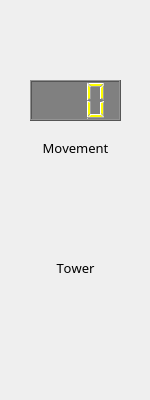
<?xml version="1.0" encoding="UTF-8"?>
<ui version="4.0">
 <class>TankInfoWidget</class>
 <widget class="QWidget" name="TankInfoWidget">
  <property name="geometry">
   <rect>
    <x>0</x>
    <y>0</y>
    <width>150</width>
    <height>400</height>
   </rect>
  </property>
  <property name="sizePolicy">
   <sizepolicy hsizetype="Preferred" vsizetype="Fixed">
    <horstretch>0</horstretch>
    <verstretch>0</verstretch>
   </sizepolicy>
  </property>
  <property name="minimumSize">
   <size>
    <width>150</width>
    <height>400</height>
   </size>
  </property>
  <property name="maximumSize">
   <size>
    <width>150</width>
    <height>400</height>
   </size>
  </property>
  <property name="font">
   <font>
    <family>Sans Serif</family>
    <stylestrategy>PreferAntialias</stylestrategy>
   </font>
  </property>
  <widget class="QLabel" name="towerDown">
   <property name="geometry">
    <rect>
     <x>60</x>
     <y>340</y>
     <width>31</width>
     <height>31</height>
    </rect>
   </property>
   <property name="text">
    <string/>
   </property>
   <property name="pixmap">
    <pixmap>../images/ball_grey.gif</pixmap>
   </property>
  </widget>
  <widget class="QLabel" name="towerUp">
   <property name="geometry">
    <rect>
     <x>60</x>
     <y>280</y>
     <width>31</width>
     <height>31</height>
    </rect>
   </property>
   <property name="text">
    <string/>
   </property>
   <property name="pixmap">
    <pixmap>../images/ball_grey.gif</pixmap>
   </property>
  </widget>
  <widget class="QLabel" name="label_2">
   <property name="geometry">
    <rect>
     <x>20</x>
     <y>138</y>
     <width>111</width>
     <height>20</height>
    </rect>
   </property>
   <property name="font">
    <font>
     <pointsize>10</pointsize>
     <italic>false</italic>
     <kerning>false</kerning>
    </font>
   </property>
   <property name="text">
    <string>Movement</string>
   </property>
   <property name="alignment">
    <set>Qt::AlignCenter</set>
   </property>
  </widget>
  <widget class="QLabel" name="moveUp">
   <property name="geometry">
    <rect>
     <x>60</x>
     <y>160</y>
     <width>31</width>
     <height>31</height>
    </rect>
   </property>
   <property name="text">
    <string/>
   </property>
   <property name="pixmap">
    <pixmap>../images/ball_grey.gif</pixmap>
   </property>
  </widget>
  <widget class="QLabel" name="moveLeft">
   <property name="geometry">
    <rect>
     <x>30</x>
     <y>190</y>
     <width>31</width>
     <height>31</height>
    </rect>
   </property>
   <property name="text">
    <string/>
   </property>
   <property name="pixmap">
    <pixmap>../images/ball_grey.gif</pixmap>
   </property>
  </widget>
  <widget class="QLabel" name="fireButton">
   <property name="geometry">
    <rect>
     <x>60</x>
     <y>310</y>
     <width>31</width>
     <height>31</height>
    </rect>
   </property>
   <property name="text">
    <string/>
   </property>
   <property name="pixmap">
    <pixmap>../images/ball_grey.gif</pixmap>
   </property>
  </widget>
  <widget class="QLabel" name="label">
   <property name="geometry">
    <rect>
     <x>20</x>
     <y>258</y>
     <width>111</width>
     <height>20</height>
    </rect>
   </property>
   <property name="font">
    <font>
     <pointsize>10</pointsize>
     <italic>false</italic>
     <kerning>false</kerning>
    </font>
   </property>
   <property name="text">
    <string>Tower</string>
   </property>
   <property name="alignment">
    <set>Qt::AlignCenter</set>
   </property>
  </widget>
  <widget class="QLabel" name="towerRight">
   <property name="geometry">
    <rect>
     <x>90</x>
     <y>310</y>
     <width>31</width>
     <height>31</height>
    </rect>
   </property>
   <property name="text">
    <string/>
   </property>
   <property name="pixmap">
    <pixmap>../images/ball_grey.gif</pixmap>
   </property>
  </widget>
  <widget class="QLabel" name="moveRight">
   <property name="geometry">
    <rect>
     <x>90</x>
     <y>190</y>
     <width>31</width>
     <height>31</height>
    </rect>
   </property>
   <property name="text">
    <string/>
   </property>
   <property name="pixmap">
    <pixmap>../images/ball_grey.gif</pixmap>
   </property>
  </widget>
  <widget class="QLabel" name="towerLeft">
   <property name="geometry">
    <rect>
     <x>30</x>
     <y>310</y>
     <width>31</width>
     <height>31</height>
    </rect>
   </property>
   <property name="text">
    <string/>
   </property>
   <property name="pixmap">
    <pixmap>../images/ball_grey.gif</pixmap>
   </property>
  </widget>
  <widget class="QLabel" name="moveDown">
   <property name="geometry">
    <rect>
     <x>60</x>
     <y>220</y>
     <width>31</width>
     <height>31</height>
    </rect>
   </property>
   <property name="text">
    <string/>
   </property>
   <property name="pixmap">
    <pixmap>../images/ball_grey.gif</pixmap>
   </property>
  </widget>
  <widget class="QLabel" name="playerName">
   <property name="geometry">
    <rect>
     <x>0</x>
     <y>10</y>
     <width>151</width>
     <height>61</height>
    </rect>
   </property>
   <property name="sizePolicy">
    <sizepolicy hsizetype="Expanding" vsizetype="Expanding">
     <horstretch>0</horstretch>
     <verstretch>0</verstretch>
    </sizepolicy>
   </property>
   <property name="font">
    <font>
     <family>Sans Serif</family>
     <pointsize>12</pointsize>
     <weight>75</weight>
     <bold>true</bold>
    </font>
   </property>
   <property name="text">
    <string>&lt;No Player&gt;</string>
   </property>
   <property name="alignment">
    <set>Qt::AlignCenter</set>
   </property>
  </widget>
  <widget class="QLCDNumber" name="pointsLcdNumber">
   <property name="geometry">
    <rect>
     <x>30</x>
     <y>80</y>
     <width>91</width>
     <height>41</height>
    </rect>
   </property>
   <property name="autoFillBackground">
    <bool>false</bool>
   </property>
   <property name="styleSheet">
    <string notr="true">background-color: grey;
color: yellow</string>
   </property>
   <property name="digitCount">
    <number>3</number>
   </property>
   <property name="intValue" stdset="0">
    <number>0</number>
   </property>
  </widget>
 </widget>
 <resources/>
 <connections/>
</ui>
